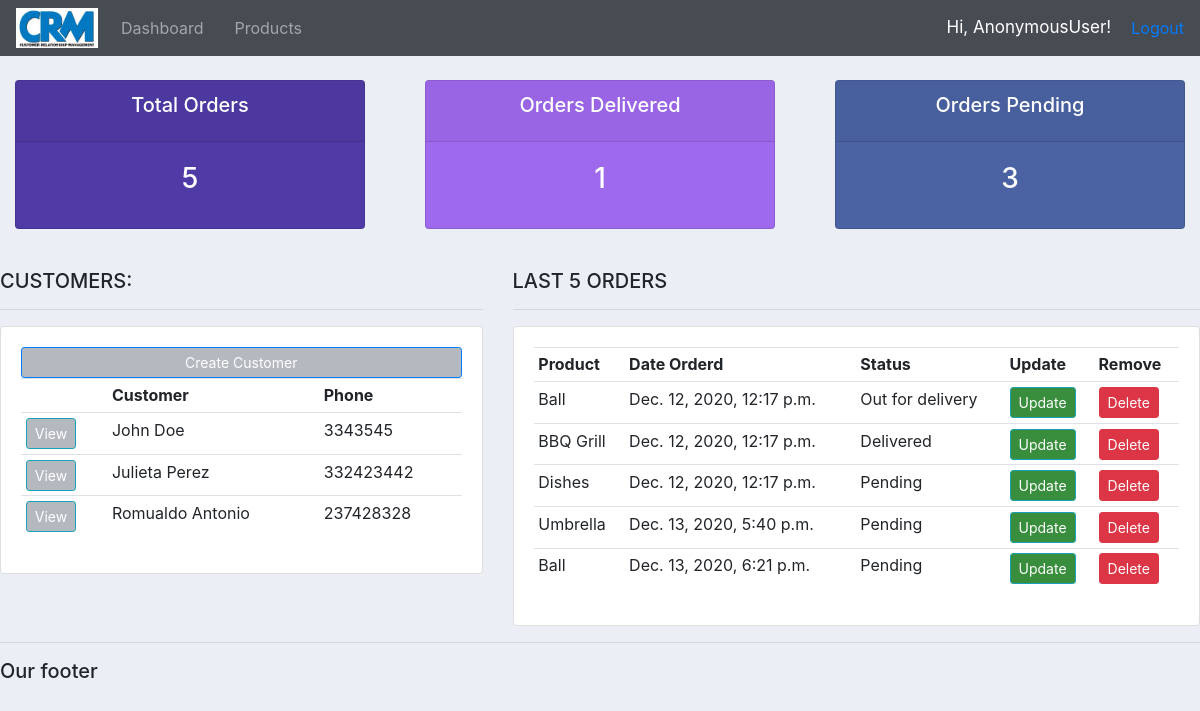
/, run on an earlier commit of the app's database.
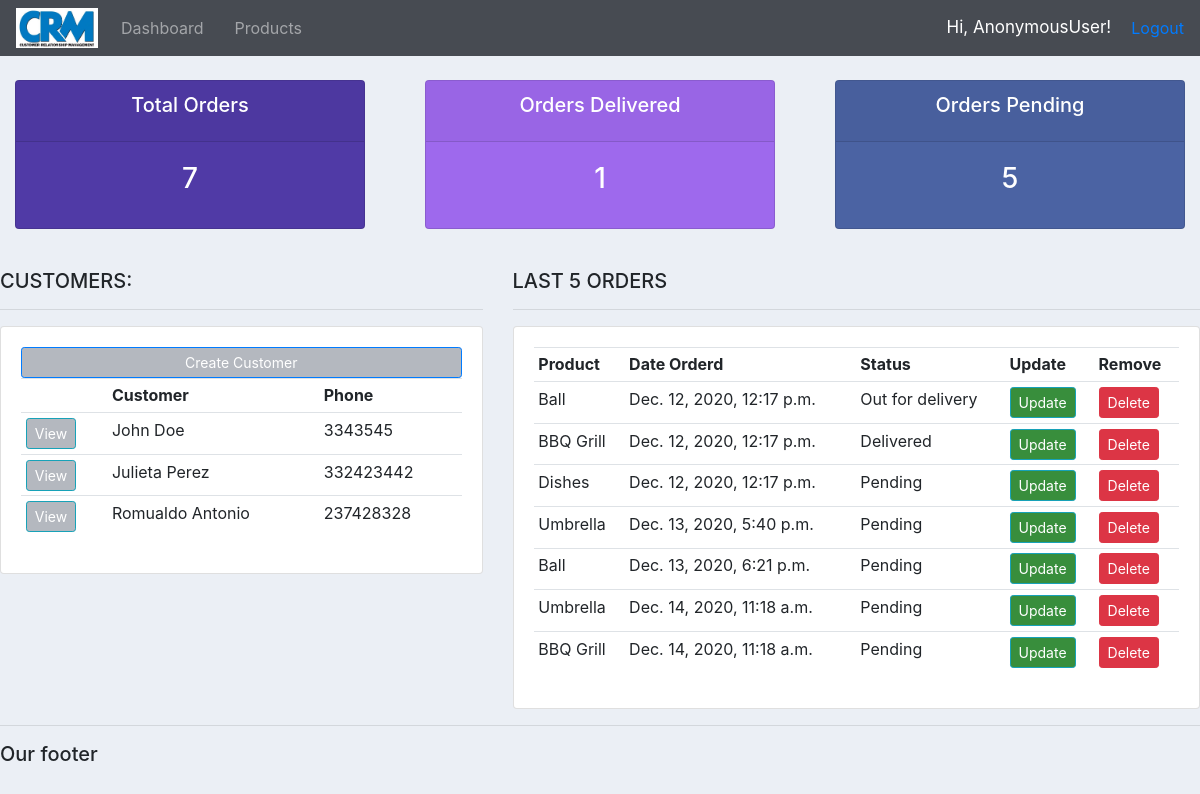
And on a later commit of the database.
### accounts/models.py (models this page shows, shortened)
class Customer(models.Model):
    name = models.CharField(max_length=64, null=True)
    phone = models.CharField(max_length=64, null=True)
    email = models.CharField(max_length=64, null=True)
    date_created = models.DateTimeField(auto_now_add=True, null=True)

class Order(models.Model):
    STATUS = (
        ('Pending', 'Pending'),
        ('Out for delivery', 'Out for delivery'),
        ('Delivered', 'Delivered'),
    )
    customer = models.ForeignKey(Customer, null=True, on_delete=models.SET_NULL)
    product = models.ForeignKey(Product, null=True, on_delete=models.SET_NULL)
    date_created = models.DateTimeField(auto_now_add=True, null=True)
    status = models.CharField(max_length=64, null=True, choices=STATUS)
    note = models.CharField(max_length=1000, null=True)

class Product(models.Model):
    CATEGORY = (
        ('Indoor', 'Indoor'),
        ('Outdoor', 'Outdoor')
    )
    name = models.CharField(max_length=64, null=True)
    price = models.FloatField(null=True)
    category = models.CharField(max_length=64, null=True, choices=CATEGORY)
    description = models.CharField(max_length=200, null=True, blank=True)
    date_created = models.DateTimeField(auto_now_add=True, null=True)
    tags = models.ManyToManyField(Tag)
    def __str__(self):
        return self.name

### accounts/views.py (the view)
# urls.py: path('', views.home, name="home"),
def home(request):
    orders = Order.objects.all()
    customers = Customer.objects.all()
    total_orders = orders.count()
    total_customers = customers.count()
    delivered = orders.filter(status='Delivered').count()
    pending = orders.filter(status='Pending').count()
    context = {'orders':orders,'customers':customers,
               'total_orders':total_orders, 'delivered':delivered,
               'pending':pending}
    return render(request, 'accounts/dashboard.html', context)

### accounts/templates/accounts/dashboard.html (shortened to what this page needs)
{% extends "accounts/main.html" %}
{% block content %}
{% include "accounts/status.html" %}
<br>
<div class="row">
	<div class="col-md-5">
		<h5>CUSTOMERS:</h5>
		<hr>
		<div class="card card-body">
			<a id="custom_btn1" class="btn btn-primary  btn-sm btn-block" href="">Create Customer</a>
			<table class="table table-sm">
				<tr>
					<th></th>
					<th>Customer</th>
					<th>Phone</th>
				</tr>
				{% for customer in customers %}
					<tr>
						<td><a id="custom_btn2" class="btn btn-sm btn-info" href="{% url 'accounts:customers' customer.id  %}">View</a></td>
						<td>{{customer.name}}</td>
						<td>{{customer.phone}}</td>
					</tr>
				{% endfor %}
			</table>
		</div>
	</div>
	<div class="col-md-7">
		<h5>LAST 5 ORDERS</h5>
		<hr>
		<div class="card card-body">
			<table class="table table-sm">
				<tr>
					<th>Product</th>
					<th>Date Orderd</th>
					<th>Status</th>
					<th>Update</th>
					<th>Remove</th>
				</tr>
				{% for order in orders %}
					<tr>
						<td>{{order.product}}</td>
						<td>{{order.date_created}}</td>
						<td>{{order.status}}</td>
						<td><a id="custom_btn3" class="btn btn-sm btn-info" href="{% url 'accounts:update_order' order.id %}">Update</a></td>
						<td><a class="btn btn-sm btn-danger" href="{% url 'accounts:delete_order' order.id %}">Delete</a></td>
					</tr>
				{% endfor %}
			</table>
		</div>
	</div>
</div>
{% endblock %}

### accounts/templates/accounts/main.html (shortened to what this page needs)
<!DOCTYPE html>
{% load static %}
<html lang="en" dir="ltr">
  <head>
    <link rel="stylesheet" href="https://maxcdn.bootstrapcdn.com/bootstrap/4.0.0/css/bootstrap.min.css"
>
    <link rel="stylesheet" href="{% static 'css/main.css' %}">
  </head>
  <body>
    {% include "accounts/navbar.html" %}
    {% block content %}
    {% endblock %}
    <hr>
    <h5>Our footer</h5>
  </body>
</html>

### accounts/templates/accounts/navbar.html (shortened to what this page needs)
{% load static %}
<nav class="navbar navbar-expand-lg navbar-dark" id="navbar_custom">
  <img id="crm_logo" src="{% static 'images/crm_logo.png' %}" alt="">
  <div class="collapse navbar-collapse" id="navbarNav">
    <ul class="navbar-nav">
      <li class="nav-item">
        <a class="nav-link" href="{% url 'accounts:home' %}">Dashboard</a>
      </li>
      <li class="nav-item">
        <a class="nav-link" href="{% url 'accounts:products' %}">Products</a>
      </li>
    </ul>
  </div>
  <span class="hi-msg">Hi, {{request.user}}!</span>
  <spanclass="hi-msg"><a href="{% url 'accounts:logout' %}">Logout</a></span>
</nav>

### accounts/templates/accounts/status.html
<br>
<div class="row">
	<div class="col">
		<div class="col-md">
			<div class="card text-center text-white  mb-3" id="total-orders">
			  	<div class="card-header">
			  		<h5 class="card-title">Total Orders</h5>
			  	</div>
			  	<div class="card-body">
			    	<h3 class="card-title">{{total_orders}}</h3>
			  	</div>
			</div>
		</div>
	</div>
	<div class="col">
		<div class="col-md">
			<div class="card text-center text-white  mb-3" id="orders-delivered">
			  	<div class="card-header">
			  		<h5 class="card-title">Orders Delivered</h5>
			  	</div>
			  	<div class="card-body">
			    	<h3 class="card-title">{{delivered}}</h3>
			  	</div>
			</div>
		</div>
	</div>
	<div class="col">
		<div class="col-md">
			<div class="card text-center text-white  mb-3" id="orders-pending">
			  	<div class="card-header">
			  		<h5 class="card-title">Orders Pending</h5>
			  	</div>
			  	<div class="card-body">
			    	<h3 class="card-title">{{pending}}</h3>
			  	</div>
			</div>
		</div>
	</div>
</div>

### static/css/main.css (style rules this page uses)
body { background-color: #ebeff5; }
#total-orders { background-color: #503AA6; }
#orders-delivered { background-color: #9E69ED; }
#orders-pending { background-color: #4B63A3; }
#crm_logo { height: 40px; width: auto; margin-right: 15px; }
.nav-item { margin-right: 15px; }

### accounts/templates/accounts/navbar.html (style rules this page uses)
#navbar_custom { background-color: #474b52 }
.hi-msg { font-size: 17px; color: #fff; margin-right: 20px; }

### accounts/templates/accounts/dashboard.html (style rules this page uses)
#custom_btn1 { background-color: #b4b8bf; }
#custom_btn2 { background-color: #b4b8bf; }
#custom_btn3 { background-color: #388e3c; }

What changed in the data, as far as the page shows it:
added Order: product "Umbrella", date_created "Dec. 14, 2020, 11:18 a.m.", status "Pending"
added Order: product "BBQ Grill", date_created "Dec. 14, 2020, 11:18 a.m.", status "Pending"
Also different on the page:
{{ total_orders }}: "5" → "7"
{{ pending }}: "3" → "5"
